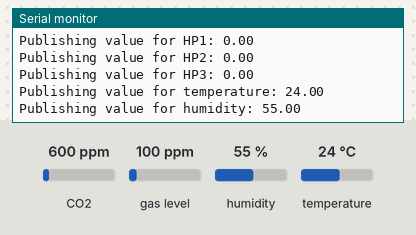
Recording of a program running on a simulated ESP32. Shown: the last lines printed to the serial monitor. The inputs (shaded band) are chosen by the test bench; at power-on: CO2 600 ppm, gas level 100 ppm, humidity 55 %, temperature 24 °C.

Above: at 1.8 s.
1.9 s: CO2 set to 452 ppm
3.4 s: gas level set to 20 ppm
4.9 s: humidity set to 22 %
At 5.8 s:
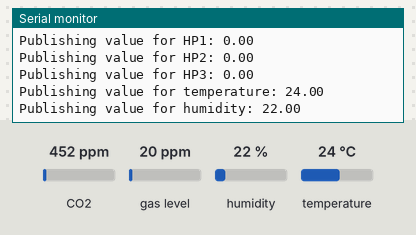
6.4 s: temperature set to 12 °C
At 7.3 s:
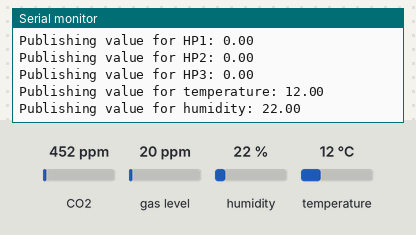
Timing chart, 0 to 8.9 s (numbered marks = the images above; inputs shaded):
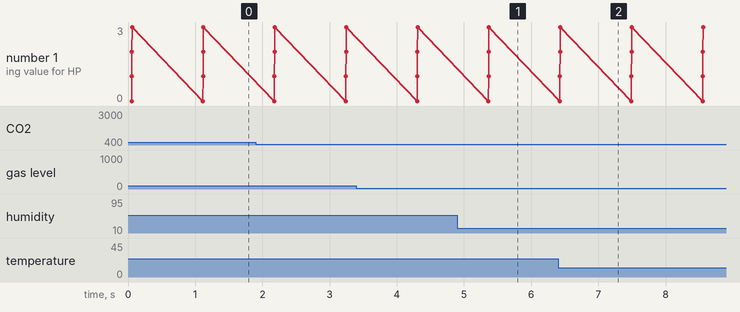

Measured:
- after the input at 4.9 s, the serial monitor: prints a new line after 0.48 s (image 1)
- after the input at 6.4 s, the serial monitor: prints a new line at once (image 2)

The program:

main.cpp
```cpp
#include <Arduino.h>
#include <SPI.h>
#include <Wire.h>
#include <Adafruit_Sensor.h>
#include "ScioSense_ENS160.h"  // ENS160 library
#include <AHTxx.h> // include AHTxx library

ScioSense_ENS160 ens160(ENS160_I2CADDR_1); // I2C address of the ENS160 sensor
AHTxx aht21(AHTXX_ADDRESS_X38  , AHT2x_SENSOR); // I2C address and type of the AHT21 sensor

// Variable and device labels for Ubidots
#define VARIABLE_LABEL1 "AQI"
#define VARIABLE_LABEL2 "TVOC"
#define VARIABLE_LABEL3 "eCO2"
#define VARIABLE_LABEL4 "HP0"
#define VARIABLE_LABEL5 "HP1"
#define VARIABLE_LABEL6 "HP2"
#define VARIABLE_LABEL7 "HP3"
#define DEVICE_LABEL "ENS160_Station"
#define VARIABLE_LABEL8 "Temperature"
#define VARIABLE_LABEL9 "Humidity"

char payload[1000];
char topic1[150];
char topic2[150];
char topic3[150];
char topic4[150];
char topic5[150];
char topic6[150];
char topic7[150];
char topic8[150];
char topic9[150];

// Space to store values to send
char str_AQI[10];
char str_TVOC[10];
char str_eCO2[10];
char str_HP0[10];
char str_HP1[10];
char str_HP2[10];
char str_HP3[10];
char str_temperature[10];
char str_humidity[10];

void setup() {
  // Initialize serial communication and ENS160 sensor
  Serial.begin(115200);
  while (!Serial);
  Serial.println("ENS160 - Digital air quality sensor");
  if (!ens160.begin()) {
    Serial.println("Could not find a valid ENS160 sensor, check wiring!");
    while (1);
  }
  Serial.println("ENS160 sensor found");
  ens160.setMode(ENS160_OPMODE_STD);  // Set standard mode of operation
  Serial.println("ENS160 sensor set to standard mode");

  if (!aht21.begin()) {
  Serial.println("Could not find a valid ATH21 sensor, check wiring!");
  while (1);
  }
  Serial.println("ATH21 sensor found");
  // aht21.setResolution(AHTXX_14BIT_RESOLUTION); // Set 14-bit resolution
  Serial.println("ATH21 sensor set to 14-bit resolution");

}

void loop() {
  // Perform a measurement and read the sensor values
  ens160.measure(0);
  float aqi = ens160.getAQI();
  float tvoc = ens160.getTVOC();
  float eco2 = ens160.geteCO2();
  float hp0 = ens160.getHP0();
  float hp1 = ens160.getHP1();
  float hp2 = ens160.getHP2();
  float hp3 = ens160.getHP3();

  // Read the temperature and humidity from the AHT21 sensor
  float temperature = aht21.readTemperature();
  float humidity = aht21.readHumidity();

  // Print out the sensor values for debugging
  Serial.println("Publishing value for AQI: " + String(aqi));
  Serial.println("Publishing value for TVOC: " + String(tvoc));
  Serial.println("Publishing value for eCO2: " + String(eco2));
  Serial.println("Publishing value for HP0: " + String(hp0));
  Serial.println("Publishing value for HP1: " + String(hp1));
  Serial.println("Publishing value for HP2: " + String(hp2));
  Serial.println("Publishing value for HP3: " + String(hp3));
  Serial.println("Publishing value for temperature: " + String(temperature));
  Serial.println("Publishing value for humidity: " + String(humidity));

  // Format the values as strings
  dtostrf(aqi, 5, 2, str_AQI);
  dtostrf(tvoc, 5, 2, str_TVOC);
  dtostrf(eco2, 5, 2, str_eCO2);
  dtostrf(hp0, 5, 2, str_HP0);
  dtostrf(hp1, 5, 2, str_HP1);
  dtostrf(hp2, 5, 2, str_HP2);
  dtostrf(hp3, 5, 2, str_HP3);
  dtostrf(temperature, 5, 2, str_temperature);
  dtostrf(humidity, 5, 2, str_humidity);
  delay(1000);
}
```
